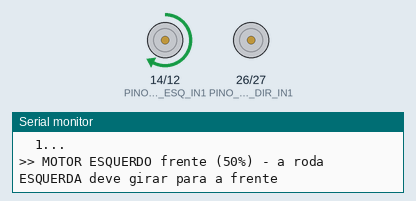
Bench run of a sketch on a simulated ESP32. Shown: motor-driver pin pairs drawn as motors (green arrow = first pin HIGH = forward, orange = second pin HIGH = backward, longer = more drive), the last lines printed to the serial monitor.

Above: at 5.1 s.
At 10.1 s:
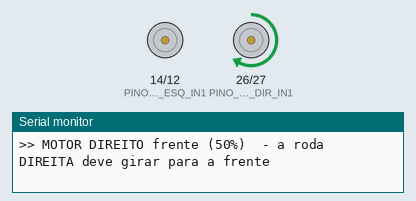
At 17.6 s:
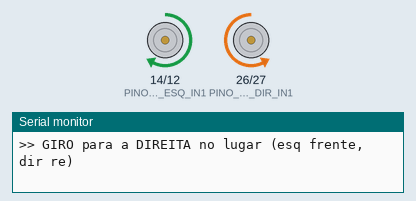
At 30.6 s:
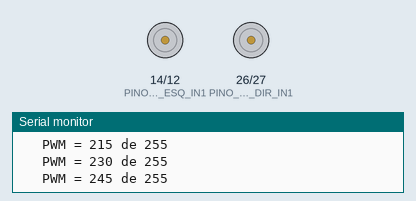
Timing chart, 0 to 40.0 s (numbered marks = the images above):
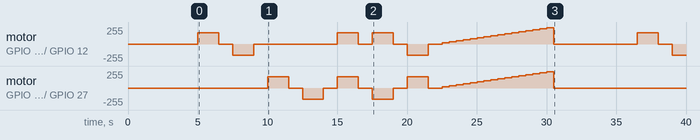

Measured:
- by itself, motor on GPIO 14 (PINO_MOTOR_ESQ_IN1) / GPIO 12 (PINO_MOTOR_ESQ_IN2): stopped → forward 167/255 at 5.0 s, → stopped 1.5 s later, → backward 167/255 1.0 s later, → stopped 1.5 s later, … (30 changes in this stretch)
- by itself, motor on GPIO 26 (PINO_MOTOR_DIR_IN1) / GPIO 27 (PINO_MOTOR_DIR_IN2): stopped → forward 167/255 at 10.0 s, → stopped 1.5 s later, → backward 167/255 1.0 s later, → stopped 1.5 s later, … (27 changes in this stretch)

The sketch:

Passo3_Teste_Motores.ino
```cpp
// ============================================================================
//  ESP HAND CONTROL 2.0  -  Passo 3: testar os motores do carro (sem radio)
//  Prof. Rafael Oliveira (Tio Rafa) - Robotica Paula Souza
//
//  Grave no ESP32 do CARRO. Este sketch roda uma sequencia fixa e imprime o
//  que esta fazendo, para voce CONFERIR com o que as rodas fazem de verdade.
//
//  ATENCAO - SEGURANCA: levante o carro (rodas no ar) ou segure-o! Ele vai
//  se mexer sozinho 5 segundos depois de ligar.
//
//  Este teste usa delay() DE PROPOSITO: e uma sequencia didatica linear. No
//  Passo 4 (o carro de verdade) nao existe delay bloqueante.
//
//  O que conferir:
//    - "MOTOR ESQUERDO frente": a roda ESQUERDA gira para a frente?
//      Se for a DIREITA, os fios dos dois motores estao trocados: troque os
//      pinos no config_carro.h (ou os fios).
//      Se a roda certa gira para TRAS, ponha INVERTER_MOTOR_ESQ = true.
//    - Idem para o motor DIREITO.
//    - "RAMPA DE PWM": veja a partir de qual valor a roda comeca a girar de
//      verdade; anote e coloque em PWM_MINIMO (no config_carro.h).
//
//  Resultado esperado: as 4 etapas (esq, dir, os dois, giros) com o sentido
//  certo; depois a rampa de PWM; depois a sequencia se repete.
// ============================================================================
#include <Arduino.h>
#include "config_carro.h"
#include "logica.h"
#include "motores.h"
#include "utilitarios.h"

static MotorPonteH motorEsq;
static MotorPonteH motorDir;

static void pararTudo() {
  motorEsq.parar();
  motorDir.parar();
}

static void etapa(const char *titulo, float esq, float dir, uint32_t duracaoMs) {
  Serial.printf(">> %s\n", titulo);
  motorEsq.definir(esq);
  motorDir.definir(dir);
  delay(duracaoMs);
  pararTudo();
  delay(1000);
}

static void rampaDePwm() {
  Serial.println(">> RAMPA DE PWM (os dois motores, para frente). Anote quando a roda COMECA a girar.");
  for (int duty = 20; duty <= 255; duty += 15) {
    Serial.printf("   PWM = %3d de 255\n", duty);
    motorEsq.definirPwm(duty);
    motorDir.definirPwm(duty);
    delay(500);
  }
  pararTudo();
  delay(1000);
}

void setup() {
  // Primeiro de tudo: motores em estado seguro.
  bool ok = motorDir.iniciar(PINO_MOTOR_DIR_IN1, PINO_MOTOR_DIR_IN2, INVERTER_MOTOR_DIR, 0);
  ok = motorEsq.iniciar(PINO_MOTOR_ESQ_IN1, PINO_MOTOR_ESQ_IN2, INVERTER_MOTOR_ESQ, 2) && ok;

  iniciarSerial();
  Serial.println();
  Serial.println("=== ESP HAND CONTROL 2.0 - Passo 3: teste dos motores ===");
  Serial.printf("Placa: %s | DIR: IN1=%d IN2=%d | ESQ: IN1=%d IN2=%d\n", PLACA_NOME,
                PINO_MOTOR_DIR_IN1, PINO_MOTOR_DIR_IN2, PINO_MOTOR_ESQ_IN1, PINO_MOTOR_ESQ_IN2);
  if (!ok) Serial.println("ERRO: nao consegui configurar o PWM de algum motor.");

  Serial.println("LEVANTE O CARRO! Comecando em 5 segundos...");
  for (int i = 5; i > 0; i--) {
    Serial.printf("  %d...\n", i);
    delay(1000);
  }
}

void loop() {
  etapa("MOTOR ESQUERDO frente (50%) - a roda ESQUERDA deve girar para a frente", 0.5f, 0.0f, 1500);
  etapa("MOTOR ESQUERDO re (50%)     - a roda ESQUERDA deve girar para tras",     -0.5f, 0.0f, 1500);
  etapa("MOTOR DIREITO frente (50%)  - a roda DIREITA deve girar para a frente",   0.0f, 0.5f, 1500);
  etapa("MOTOR DIREITO re (50%)      - a roda DIREITA deve girar para tras",       0.0f, -0.5f, 1500);
  etapa("OS DOIS para frente (50%)   - o carro anda em linha reta",                0.5f, 0.5f, 1500);

  // Giros no lugar: mistura diferencial com acelerador 0.
  float e, d;
  misturarDiferencial(0.0f, 0.5f, e, d);
  etapa("GIRO para a DIREITA no lugar (esq frente, dir re)", e, d, 1500);
  misturarDiferencial(0.0f, -0.5f, e, d);
  etapa("GIRO para a ESQUERDA no lugar (esq re, dir frente)", e, d, 1500);

  rampaDePwm();

  Serial.println("--- fim da sequencia; repetindo em 5 s (aperte RESET para parar de vez) ---");
  delay(5000);
}
```

logica.h
```cpp
// ============================================================================
//  logica.h  -  ESP HAND CONTROL 2.0
//
//  A "matematica" do projeto, em funcoes PURAS (sem hardware, sem Arduino).
//  Isso e proposital: funcao pura se testa no computador, sem placa nenhuma.
//  (Veja tools/teste_host/ - la essas funcoes sao testadas de verdade.)
//
//  Copia oficial em firmware/comum/ - use tools/sincronizar_comum.sh.
// ============================================================================
#pragma once
#include <math.h>
#include <stdint.h>

constexpr float RAD_PARA_GRAUS = 57.29577951308232f;

inline float limitarF(float v, float minimo, float maximo) {
  return v < minimo ? minimo : (v > maximo ? maximo : v);
}

// ----------------------------------------------------------------------------
//  1) Aceleracao (em g) -> inclinacao da mao (em graus)
//
//  Convencao de montagem: MPU6050 com os componentes para CIMA e a seta "X"
//  do modulo apontando para a ponta dos dedos.
//    pitch > 0  : dedos para BAIXO  (mao "empurrando" para a frente)
//    roll  > 0  : lado direito da mao para BAIXO (inclinar para a direita)
//
//  Por que isso funciona? Parada, a unica aceleracao que o sensor sente e a
//  gravidade. Inclinar a mao muda COMO a gravidade se reparte entre os eixos
//  X, Y e Z; o arco-tangente recupera o angulo dessa divisao.
//  Limite honesto: com a mao ACELERANDO (um tranco), o sensor mistura
//  gravidade com movimento - por isso filtramos o sinal no sketch da luva.
// ----------------------------------------------------------------------------
inline void calcularInclinacao(float ax, float ay, float az, float &pitchGraus, float &rollGraus) {
  pitchGraus = atan2f(-ax, sqrtf(ay * ay + az * az)) * RAD_PARA_GRAUS;
  rollGraus  = atan2f(ay, az) * RAD_PARA_GRAUS;
}

// ----------------------------------------------------------------------------
//  2) Angulo -> comando em porcentagem (-100..+100)
//
//  zonaMorta : abaixo disso, nada acontece (a mao nunca fica 100% parada).
//  anguloMax : a partir daqui, comando maximo.
//  proporcional:
//      true  -> sobe de forma linear entre zonaMorta e anguloMax
//      false -> "liga/desliga": passou da zona morta, vai a 100% (como o v1)
// ----------------------------------------------------------------------------
inline int8_t anguloParaPercentual(float angulo, float zonaMorta, float anguloMax, bool proporcional) {
  float a = fabsf(angulo);
  if (a <= zonaMorta) return 0;
  float p = 100.0f;
  if (proporcional && anguloMax > zonaMorta) {
    if (a > anguloMax) a = anguloMax;
    p = (a - zonaMorta) / (anguloMax - zonaMorta) * 100.0f;
  }
  int v = (int)lroundf(p);
  if (v > 100) v = 100;
  return (int8_t)(angulo < 0.0f ? -v : v);
}

// ----------------------------------------------------------------------------
//  3) Mistura diferencial ("tank drive")
//
//  Entradas  : acel e dir em -1..+1   (+dir = virar para a direita)
//  Saidas    : esq e dirOut em -1..+1 (velocidade de cada lado)
//
//      esquerda = acel + dir        direita = acel - dir
//
//  Exemplos:  acel=1, dir=0  -> os dois lados a 100%  (reta)
//             acel=0, dir=1  -> esq +1, dir -1        (gira no lugar)
//             acel=1, dir=1  -> esq 1,  dir 0         (curva fechada)
//  Se algum lado passar de +-1, os dois sao reduzidos juntos (mantem a "forma"
//  da curva em vez de cortar o excesso).
// ----------------------------------------------------------------------------
inline void misturarDiferencial(float acel, float dir, float &esq, float &dirOut) {
  float e = acel + dir;
  float d = acel - dir;
  float m = fmaxf(fabsf(e), fabsf(d));
  if (m > 1.0f) { e /= m; d /= m; }
  esq = e;
  dirOut = d;
}

// ----------------------------------------------------------------------------
//  4) Rampa de aceleracao: anda "atual" na direcao de "alvo", no maximo
//  "passo" por chamada. Protege engrenagens, o L298N e a bateria contra
//  tranco (o pico de corrente de um tranco pode derrubar a tensao e resetar
//  o ESP32).
// ----------------------------------------------------------------------------
inline float aproximar(float atual, float alvo, float passo) {
  if (alvo > atual + passo) return atual + passo;
  if (alvo < atual - passo) return atual - passo;
  return alvo;
}

// ----------------------------------------------------------------------------
//  5) Velocidade (0..1) -> duty de PWM, pulando a "zona preguicosa" do motor.
//  Motor DC de brinquedo nao gira com 5% de PWM: ele zumbe e nao anda.
//  Entao mapeamos 0..1 para [pwmMin..pwmMax], e 0 continua sendo 0.
// ----------------------------------------------------------------------------
inline uint8_t velocidadeParaPwm(float u, uint8_t pwmMin, uint8_t pwmMax) {
  if (u < 0.02f) return 0;
  if (u > 1.0f) u = 1.0f;
  return (uint8_t)lroundf((float)pwmMin + (float)(pwmMax - pwmMin) * u);
}
```

motores.h
```cpp
// ============================================================================
//  motores.h  -  ESP HAND CONTROL 2.0
//
//  Controle de UM motor DC pela ponte H (L298N), usando PWM nos pinos IN1/IN2.
//
//  A ideia (e por que ela e boa para sala de aula):
//     frente : IN1 = PWM(velocidade)   IN2 = LOW
//     re     : IN1 = LOW               IN2 = PWM(velocidade)
//     parado : IN1 = LOW               IN2 = LOW
//  Assim os jumpers ENA/ENB do L298N continuam INSTALADOS (como no v1) e a
//  velocidade passa a ser controlavel SEM mexer na fiacao. Quem montou o v1
//  nao precisa abrir o carro.
//
//  Compatibilidade de core: o Arduino-ESP32 3.x mudou a API do LEDC (PWM).
//  Aqui os dois jeitos convivem (veja pwmAnexar/pwmEscrever).
//  Ref.: Arduino-ESP32, "Migration from 2.x to 3.0" (secao LEDC).
//
//  Regra de ouro: pino ligado ao LEDC NUNCA recebe digitalWrite() depois.
//  Zero tambem e valor de PWM: pwmEscrever(pino, canal, 0).
//
//  Copia oficial em firmware/comum/ - use tools/sincronizar_comum.sh.
// ============================================================================
#pragma once
#include <Arduino.h>
#include "config_carro.h"
#include "logica.h"

static_assert(PWM_RESOLUCAO_BITS == 8, "motores.h assume duty de 8 bits (0..255)");

// ---- Camada de compatibilidade do PWM -------------------------------------
#if defined(ESP_ARDUINO_VERSION_MAJOR) && (ESP_ARDUINO_VERSION_MAJOR >= 3)
  // Core 3.x: o canal e escolhido automaticamente; tudo e feito pelo PINO.
  inline bool pwmAnexar(int pino, uint8_t /*canal*/) {
    return ledcAttach(pino, PWM_FREQUENCIA_HZ, PWM_RESOLUCAO_BITS);
  }
  inline void pwmEscrever(int pino, uint8_t /*canal*/, uint32_t duty) {
    ledcWrite(pino, duty);
  }
#else
  // Core 2.x: precisamos reservar um canal e ligar o pino nele.
  inline bool pwmAnexar(int pino, uint8_t canal) {
    ledcSetup(canal, PWM_FREQUENCIA_HZ, PWM_RESOLUCAO_BITS);
    ledcAttachPin(pino, canal);
    return true;
  }
  inline void pwmEscrever(int /*pino*/, uint8_t canal, uint32_t duty) {
    ledcWrite(canal, duty);
  }
#endif

class MotorPonteH {
 public:
  // canalBase: no core 2.x o motor usa os canais canalBase e canalBase+1.
  // Retorna false se o PWM nao pode ser configurado.
  bool iniciar(int pinoIn1, int pinoIn2, bool inverter, uint8_t canalBase) {
    _in1 = pinoIn1;
    _in2 = pinoIn2;
    _inverter = inverter;
    _ch1 = canalBase;
    _ch2 = canalBase + 1;

    // 1) Estado seguro ANTES de qualquer coisa: os dois pinos em LOW.
    pinMode(_in1, OUTPUT);
    pinMode(_in2, OUTPUT);
    digitalWrite(_in1, LOW);
    digitalWrite(_in2, LOW);

    // 2) Agora entrega os pinos ao PWM e garante duty = 0.
    bool ok = pwmAnexar(_in1, _ch1);
    ok = pwmAnexar(_in2, _ch2) && ok;
    parar();
    return ok;
  }

  // Velocidade em -1.0 (re a fundo) .. +1.0 (frente a fundo).
  void definir(float v) {
    v = limitarF(v, -1.0f, 1.0f);
    int duty = velocidadeParaPwm(fabsf(v), PWM_MINIMO, PWM_MAXIMO);
    definirPwm(v < 0.0f ? -duty : duty);
  }

  // PWM "cru", -255..+255, ja respeitando a inversao do motor.
  // Usado pelo teste de motores para descobrir o PWM minimo.
  void definirPwm(int duty) {
    if (_inverter) duty = -duty;
    if (duty > 255) duty = 255;
    if (duty < -255) duty = -255;
    if (duty > 0) {
      pwmEscrever(_in1, _ch1, (uint32_t)duty);
      pwmEscrever(_in2, _ch2, 0);
    } else if (duty < 0) {
      pwmEscrever(_in1, _ch1, 0);
      pwmEscrever(_in2, _ch2, (uint32_t)(-duty));
    } else {
      parar();
    }
  }

  // Para na hora (os dois lados da ponte em LOW = motor "solto").
  void parar() {
    pwmEscrever(_in1, _ch1, 0);
    pwmEscrever(_in2, _ch2, 0);
  }

 private:
  int _in1 = -1, _in2 = -1;
  uint8_t _ch1 = 0, _ch2 = 1;
  bool _inverter = false;
};
```

utilitarios.h
```cpp
// ============================================================================
//  utilitarios.h  -  ESP HAND CONTROL 2.0
//
//  Pecinhas pequenas usadas por todos os sketches: Serial e LED.
//
//  Copia oficial em firmware/comum/ - use tools/sincronizar_comum.sh.
// ============================================================================
#pragma once
#include <Arduino.h>

// Inicia o Serial de um jeito que funciona nas DUAS familias de placa.
//
//  - ESP32 classico: Serial passa pelo chip conversor USB-serial da placa.
//  - ESP32-C3: o USB e do proprio chip ("USB CDC"). Na Arduino IDE e preciso
//    marcar  Ferramentas > USB CDC On Boot > Enabled  para o Serial aparecer
//    no computador. Sem isso, o programa roda, mas o Monitor Serial fica mudo.
//
//  Com USB CDC e SEM computador ligado (carro a bateria), uma escrita no Serial
//  poderia travar o loop esperando alguem ler. setTxTimeoutMs(0) manda
//  descartar em vez de esperar - assim o carro nunca "congela" por causa de
//  um Serial.print esquecido.
inline void iniciarSerial(unsigned long baud = 115200) {
  Serial.begin(baud);
#if defined(ARDUINO_USB_CDC_ON_BOOT) && (ARDUINO_USB_CDC_ON_BOOT)
  Serial.setTxTimeoutMs(0);
  uint32_t t0 = millis();
  while (!Serial && (millis() - t0) < 2000) delay(10);  // espera o PC abrir a porta (max 2 s)
#endif
}

// LED opcional: pino negativo = "nao tenho LED", e a funcao vira no-op.
inline void ledIniciar(int pino) {
  if (pino >= 0) {
    pinMode(pino, OUTPUT);
    digitalWrite(pino, LOW);
  }
}
inline void ledEscrever(int pino, bool ligado) {
  if (pino >= 0) digitalWrite(pino, ligado ? HIGH : LOW);
}

// true durante metade de cada periodo (para piscar sem delay()).
inline bool piscando(uint32_t agoraMs, uint32_t periodoMs) {
  return ((agoraMs / (periodoMs / 2)) & 1U) == 0;
}
```

Source omitted: config_carro.h (5291 bytes)
